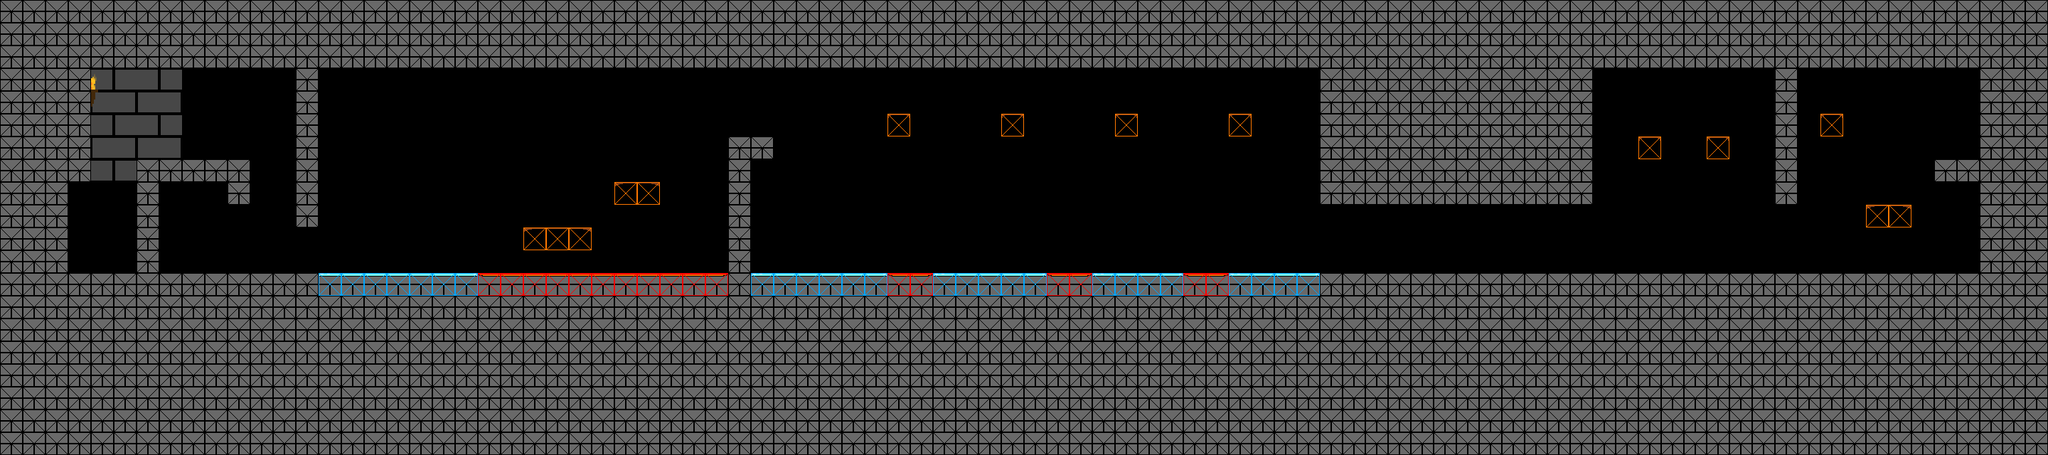

A level layout from a 2D game, rendered from its tile map. Below: a short description, then the map file with tile-grid data replaced by summaries:
An orthogonal 90x20 tile map with 32x32 px tiles, 3 tile layers (prototype, tiles, Collisions), 5 tilesets, 1 image layer and 16 objects (Door, Goal).

<map version="1.10" tiledversion="1.11.2" orientation="orthogonal" renderorder="right-down" width="90" height="20" tilewidth="32" tileheight="32" infinite="0" nextlayerid="6" nextobjectid="39">
 <tileset firstgid="1" source="../TiledSets/Proto.tsx" />
 <tileset firstgid="65" source="../TiledSets/EnemySheet.tsx" />
 <tileset firstgid="81" source="../TiledSets/PlayerSheet.tsx" />
 <tileset firstgid="85" source="../TiledSets/CollisionTiles.tsx" />
 <tileset firstgid="101" source="../TiledSets/TextureSheet.tsx" />
 <imagelayer id="5" name="Background" repeatx="1" repeaty="1">
  <image source="../../src/PolyGone/Content/Textures/Backgrounds/CastleBackground.png" width="256" height="256" />
 </imagelayer>
 <layer id="1" name="prototype" width="90" height="20">
  <data>[1800 cells, 1165 non-empty, 4 distinct tile ids]</data>
 </layer>
 <layer id="4" name="tiles" width="90" height="20">
  <data>[1800 cells, 1167 non-empty, 14 distinct tile ids]</data>
 </layer>
 <objectgroup id="3" name="Objects">
  <object id="16" gid="65" x="1632" y="384" width="32" height="32" />
  <object id="17" gid="65" x="1408" y="384" width="32" height="32" />
  <object id="23" gid="81" x="128" y="384" width="32" height="32" />
  <object id="24" name="Hub" type="Door" x="96" y="384" width="32" height="32">
   <properties>
    <property name="connects" value="Hub" />
    <property name="loadX" type="int" value="96" />
    <property name="loadY" type="int" value="608" />
   </properties>
  </object>
  <object id="25" name="Goal" type="Goal" x="2752" y="224" width="32" height="32" />
  <object id="28" gid="66" x="1248" y="160" width="32" height="32" />
  <object id="29" gid="66" x="1408" y="160" width="32" height="32" />
  <object id="30" gid="66" x="1568" y="160" width="32" height="32" />
  <object id="31" gid="66" x="1728" y="160" width="32" height="32" />
  <object id="32" gid="66" x="2304" y="192" width="32" height="32" />
  <object id="33" gid="66" x="2400" y="192" width="32" height="32" />
  <object id="34" gid="66" x="2560" y="160" width="32" height="32" />
  <object id="35" gid="68" x="224" y="384" width="32" height="32" />
  <object id="36" gid="68" x="2080" y="384" width="32" height="32" />
  <object id="37" gid="67" x="2720" y="384" width="32" height="32" />
  <object id="38" gid="69" x="2752" y="384" width="32" height="32" />
 </objectgroup>
 <layer id="2" name="Collisions" width="90" height="20">
  <data>[1800 cells, 1167 non-empty, 4 distinct tile ids]</data>
 </layer>
</map>
